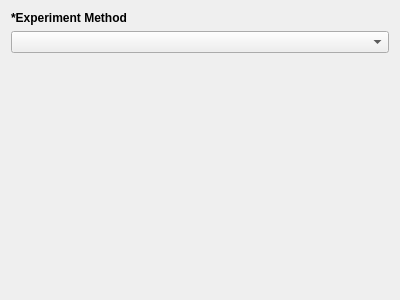
<?xml version="1.0" encoding="UTF-8"?>
<ui version="4.0">
 <class>Form</class>
 <widget class="QWidget" name="Form">
  <property name="geometry">
   <rect>
    <x>0</x>
    <y>0</y>
    <width>400</width>
    <height>300</height>
   </rect>
  </property>
  <property name="windowTitle">
   <string>Form</string>
  </property>
  <layout class="QVBoxLayout" name="verticalLayout">
   <item>
    <widget class="QLabel" name="label">
     <property name="text">
      <string>&lt;html&gt;&lt;head/&gt;&lt;body&gt;&lt;p&gt;&lt;span style=&quot; font-weight:700;&quot;&gt;*Experiment Method&lt;/span&gt;&lt;/p&gt;&lt;/body&gt;&lt;/html&gt;</string>
     </property>
    </widget>
   </item>
   <item>
    <widget class="QComboBox" name="CMB_Method">
     <property name="editable">
      <bool>false</bool>
     </property>
    </widget>
   </item>
   <item>
    <spacer name="verticalSpacer">
     <property name="orientation">
      <enum>Qt::Vertical</enum>
     </property>
     <property name="sizeHint" stdset="0">
      <size>
       <width>17</width>
       <height>223</height>
      </size>
     </property>
    </spacer>
   </item>
  </layout>
 </widget>
 <resources/>
 <connections/>
</ui>
